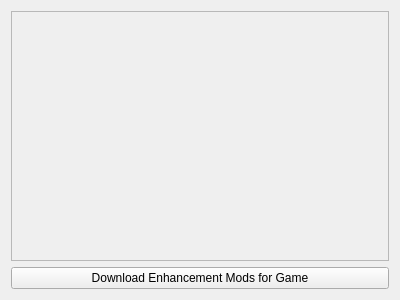
<?xml version="1.0" encoding="UTF-8"?>
<ui version="4.0">
 <class>ConfigurePerGameAddons</class>
 <widget class="QWidget" name="ConfigurePerGameAddons">
  <property name="geometry">
   <rect>
    <x>0</x>
    <y>0</y>
    <width>400</width>
    <height>300</height>
   </rect>
  </property>
  <property name="windowTitle">
   <string>Form</string>
  </property>
  <property name="accessibleDescription">
   <string>Add-Ons</string>
  </property>
  <layout class="QGridLayout" name="gridLayout">
   <item row="0" column="0">
    <widget class="QScrollArea" name="scrollArea">
     <property name="widgetResizable">
      <bool>true</bool>
     </property>
     <widget class="QWidget" name="scrollAreaWidgetContents"/>
    </widget>
   </item>
   <item row="1" column="0">
    <widget class="QPushButton" name="button_download_mods">
     <property name="toolTip">
      <string>Citron uses third-party created mods that are verified safe to use. All credits for mods go to their respective creators.</string>
     </property>
     <property name="text">
      <string>Download Enhancement Mods for Game</string>
     </property>
    </widget>
   </item>
  </layout>
 </widget>
 <resources/>
 <connections/>
</ui>
